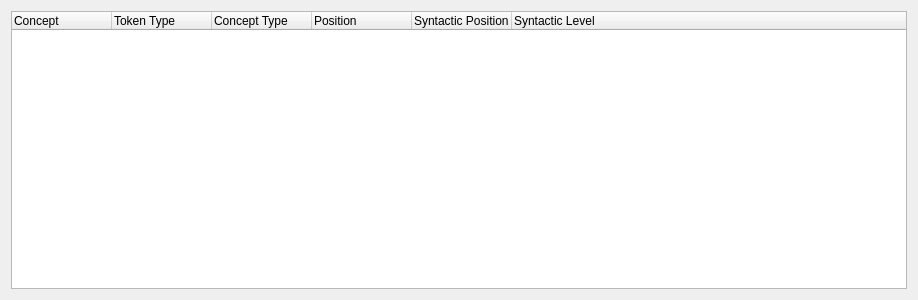
<?xml version="1.0" encoding="UTF-8"?>
<ui version="4.0">
 <class>QGDocStruct</class>
 <widget class="QWidget" name="QGDocStruct">
  <property name="geometry">
   <rect>
    <x>0</x>
    <y>0</y>
    <width>918</width>
    <height>300</height>
   </rect>
  </property>
  <property name="windowTitle">
   <string>Form</string>
  </property>
  <layout class="QVBoxLayout" name="verticalLayout">
   <item>
    <widget class="QTreeWidget" name="RecsList">
     <property name="rootIsDecorated">
      <bool>false</bool>
     </property>
     <column>
      <property name="text">
       <string>Concept</string>
      </property>
     </column>
     <column>
      <property name="text">
       <string>Token Type</string>
      </property>
     </column>
     <column>
      <property name="text">
       <string>Concept Type</string>
      </property>
     </column>
     <column>
      <property name="text">
       <string>Position</string>
      </property>
     </column>
     <column>
      <property name="text">
       <string>Syntactic Position</string>
      </property>
     </column>
     <column>
      <property name="text">
       <string>Syntactic Level</string>
      </property>
     </column>
    </widget>
   </item>
  </layout>
 </widget>
 <resources/>
 <connections/>
</ui>
